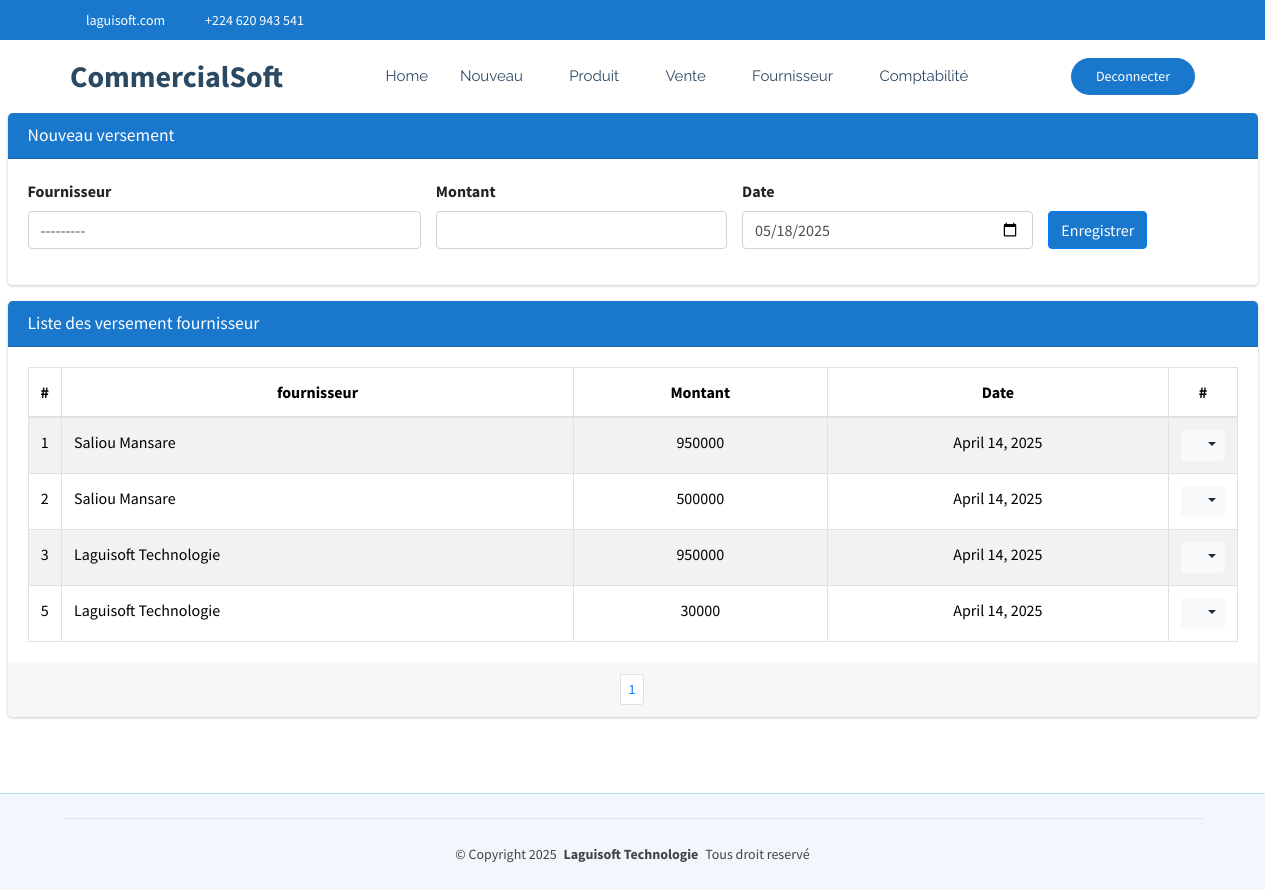
Screenshot of /commerce/commerce/versementFournisseur (signed in) with the database file from the repository.
### CommercialSoft/models.py (models this page shows)
class VersementFournisseur(models.Model):
    fournisseur=models.ForeignKey(Fournisseur, on_delete=models.CASCADE, related_name='versementFournisseur')
    montant=models.BigIntegerField()
    date=models.DateField(default=timezone.now)

class Fournisseur(models.Model):
    nom=models.CharField(max_length=30, unique=True)
    adresse=models.CharField(max_length=30)
    telephone=models.CharField(max_length=20)
    def __str__(self):
        return self.nom

### CommercialSoft/views.py (the view)
# urls.py: path('commerce/versementFournisseur', views.versementFournisseur_list_create,name="commerce_versementFournisseur"),
@login_required
def versementFournisseur_list_create(request):
    if request.method == "POST":
        form = VersementFournisseurForm(request.POST)
        if form.is_valid():
            form.save()  # Sauvegarder après modification
            messages.success(request, "Versement créée avec succès !")
            return redirect('commerce_versementFournisseur')
        else:
            messages.error(request, "Erreur lors de la création du versement.")
    else:
        form = VersementFournisseurForm()
    versementFournisseur = VersementFournisseur.objects.all().order_by('-date')
    paginator = Paginator(versementFournisseur, 15)
    page = request.GET.get('page')
    paginated_depense = paginator.get_page(page)
    return render(request, 'CommercialSoft/versementFournisseur.html', {'form': form,'listes': paginated_depense})

### CommercialSoft/forms.py
class VersementFournisseurForm(forms.ModelForm):
    class Meta:
        model = VersementFournisseur
        fields = ['fournisseur', 'montant', 'date']
        widgets = {
            'fournisseur': forms.Select(attrs={'class': 'form-control select2bs4', "id":"idFournisseur"}),
            'montant': forms.NumberInput(attrs={'class': 'form-control'}),
            'date': forms.DateInput(attrs={'class': 'form-control', 'type': 'date'}),
        }

### CommercialSoft/templates/CommercialSoft/versementFournisseur.html (shortened to what this page needs)
{% extends "CommercialSoft/starter-page.html" %}
{% load static %}
{% block css %}
    <link rel="stylesheet" href="{% static 'autre/plugins/fontawesome-free/css/all.min.css' %}">
    <link rel="stylesheet" href="https://code.ionicframework.com/ionicons/2.0.1/css/ionicons.min.css">
  <link rel="stylesheet" href="{% static 'autre/plugins/sweetalert2-theme-bootstrap-4/bootstrap-4.min.css' %}">
    <link rel="stylesheet" href="{% static 'autre/dist/css/adminlte.min.css' %}">
    <link rel="stylesheet" href="{% static 'autre/plugins/toastr/toastr.min.css' %}">
{% endblock %}
{% block corp %}
<section class="content pt-0">
  <div class="container-fluid">
            <div class="row">
              <div class="col-md-12">
                <div class="card card-primary">
                  <div class="card-header">
                    <h3 class="card-title">Nouveau versement</h3>
                  </div>
                  <form role="form" action="{% url 'commerce_versementFournisseur' %}" method="post">
                    <div class="card-body">
                      <div class="row justify-content-center align-items-end">
                        <div class="col-md-4">
                          <div class="form-group">
                            <label for="fournisseur">Fournisseur</label>
                            {{ form.fournisseur }}
                          </div>
                        </div>
                        <div class="col-md-3">
                          <div class="form-group">
                            <label for="montant">Montant</label>
                            {{ form.montant }}
                          </div>
                        </div>
                        <div class="col-md-3">
                          <div class="form-group">
                            <label for="date">Date</label>
                            {{ form.date }}
                          </div>
                        </div>
                        <div class="col-md-2">
                            <div class="form-group">
                                <button type="submit" class="btn btn-primary">Enregistrer</button>
                            </div>
                        </div>
                      </div>
                    </div>
                  </form>
                </div>
              </div>
            </div>
    <div class="row">
      <div class="col-md-12">
        <div class="card card-primary">
            <div class="card-header">
              <h3 class="card-title">Liste des versement fournisseur</h3>
            </div>
            <div class="card-body">
              <table class="table table-bordered table-hover table-striped">
                <thead>
                  <tr>
                    <th style="width: 10px" class="text-center">#</th>
                    <th class="text-center">fournisseur</th>
                    <th class="text-center">Montant</th>
                    <th class="text-center">Date</th>
                    <th style="width: 40px" class="text-center">#</th>
                  </tr>
                </thead>
                <tbody>
                  {% if listes %}
                    {% for liste in listes %}
                      <tr>
                        <td class="text-center">{{liste.id}}</td>
                        <td>{{liste.fournisseur}}</td>
                        <td class="text-center">{{liste.montant}}</td>
                        <td class="text-center">{{liste.date}}</td>
                        <td class="text-center">
                          <div class="btn-group">
                            <button type="button" class="btn btn-sm btn-light dropdown-toggle" data-toggle="dropdown" aria-expanded="false">
                              <i class="fas fa-cogs"></i>
                            </button>
                          </div>
                        </td>
                      </tr>
                    {% endfor %}
                  {% else %}
                    <tr>
                      <td colspan="14" class="text-center">Aucune ligne disponible pour le moment.</td>
                    </tr>
                  {% endif %}
                </tbody>
              </table>
            </div>
            <div class="card-footer clearfix">
              <ul class="pagination pagination-sm m-0 justify-content-center">
                <li class="page-item">
                  {% for num in listes.paginator.page_range %}
                    {% if listes.number == num %}
                      <li class="page-item"><a class="page-link" href="">{{ num }}</a></li>
                    {% else %}
                      <li class="page-item"><a class="page-link" href="?page={{ num }}">{{ num }}</a></li>
                    {% endif %}
                  {% endfor %}
              </ul>
            </div>
          </div>
      </div>
    </div>
  </div>
</section>
  {% endblock %}

### CommercialSoft/static/clinique/assets/css/main.css (style rules this page uses)
:root { --default-font: "Roboto", system-ui, -apple-system, "Segoe UI", Roboto, "Helvetica Neue", Arial, "Noto Sans", "Liberation Sans", sans-serif, "Apple Color Emoji", "Segoe UI Emoji", "Segoe UI Symbol", "Noto Color Emoji"; --heading-font: "Poppins", sans-serif; --nav-font: "Raleway", sans-serif; }
:root { --background-color: #ffffff; --default-color: #444444; --heading-color: #2c4964; --accent-color: #1977cc; --surface-color: #ffffff; --contrast-color: #ffffff; }
:root { --nav-color: #2c4964; --nav-hover-color: #1977cc; --nav-mobile-background-color: #ffffff; --nav-dropdown-background-color: #ffffff; --nav-dropdown-color: #2c4964; --nav-dropdown-hover-color: #1977cc; }
:root { scroll-behavior: smooth; }
body { color: var(--default-color); background-color: var(--background-color); font-family: var(--default-font); }
h1, h2, h3, h4, h5, h6 { color: var(--heading-color); font-family: var(--heading-font); }
section, .section { color: var(--default-color); background-color: var(--background-color); padding: 60px 0; scroll-margin-top: 72px; overflow: clip; }

### rows the page displays
VersementFournisseur: id "1", fournisseur "Saliou Mansare", montant "950000", date "April 14, 2025"
VersementFournisseur: id "2", fournisseur "Saliou Mansare", montant "500000", date "April 14, 2025"
VersementFournisseur: id "3", fournisseur "Laguisoft Technologie", montant "950000", date "April 14, 2025"
VersementFournisseur: id "5", fournisseur "Laguisoft Technologie", montant "30000", date "April 14, 2025"

### other values shown
{{ num }} "1"
